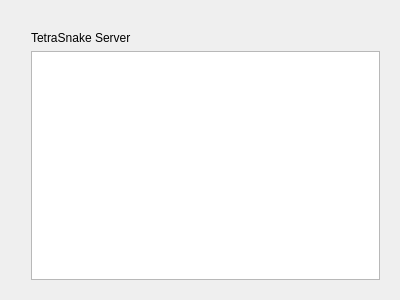
<?xml version="1.0" encoding="UTF-8"?>
<ui version="4.0">
 <class>MyServer</class>
 <widget class="QWidget" name="MyServer">
  <property name="geometry">
   <rect>
    <x>0</x>
    <y>0</y>
    <width>400</width>
    <height>300</height>
   </rect>
  </property>
  <property name="windowTitle">
   <string>MyServer</string>
  </property>
  <widget class="QWidget" name="">
   <property name="geometry">
    <rect>
     <x>20</x>
     <y>20</y>
     <width>371</width>
     <height>271</height>
    </rect>
   </property>
   <layout class="QVBoxLayout" name="verticalLayout">
    <item>
     <widget class="QLabel" name="label">
      <property name="text">
       <string>TetraSnake Server</string>
      </property>
     </widget>
    </item>
    <item>
     <widget class="QTextEdit" name="textEdit"/>
    </item>
   </layout>
  </widget>
 </widget>
 <layoutdefault spacing="6" margin="11"/>
 <resources/>
 <connections/>
</ui>
